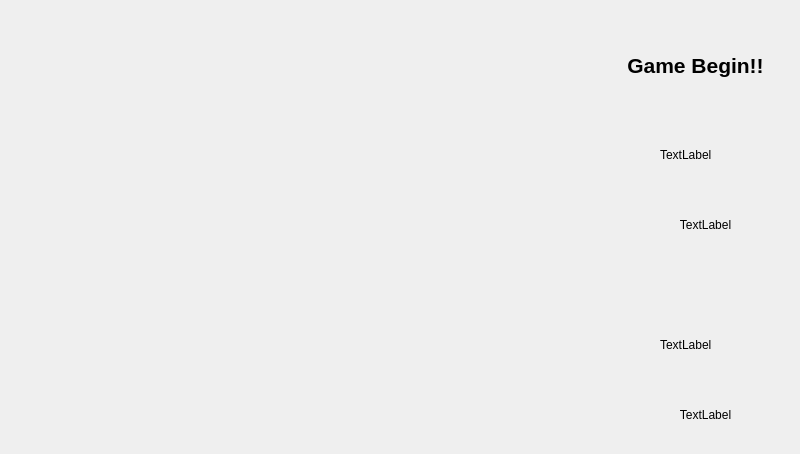
<?xml version="1.0" encoding="UTF-8"?>
<ui version="4.0">
 <class>gamewidget_3</class>
 <widget class="QWidget" name="gamewidget_3">
  <property name="geometry">
   <rect>
    <x>0</x>
    <y>0</y>
    <width>800</width>
    <height>454</height>
   </rect>
  </property>
  <property name="windowTitle">
   <string>Form</string>
  </property>
  <widget class="QLabel" name="label">
   <property name="geometry">
    <rect>
     <x>590</x>
     <y>30</y>
     <width>211</width>
     <height>71</height>
    </rect>
   </property>
   <property name="text">
    <string>&lt;html&gt;&lt;head/&gt;&lt;body&gt;&lt;p align=&quot;center&quot;&gt;&lt;span style=&quot; font-size:16pt; font-weight:600;&quot;&gt;Game Begin!!&lt;/span&gt;&lt;/p&gt;&lt;/body&gt;&lt;/html&gt;</string>
   </property>
  </widget>
  <widget class="QLabel" name="label_6">
   <property name="geometry">
    <rect>
     <x>610</x>
     <y>320</y>
     <width>51</width>
     <height>51</height>
    </rect>
   </property>
   <property name="text">
    <string>&lt;html&gt;&lt;head/&gt;&lt;body&gt;&lt;p align=&quot;center&quot;&gt;&lt;img src=&quot;:/new/image/headright24.png&quot;/&gt;&lt;/p&gt;&lt;/body&gt;&lt;/html&gt;</string>
   </property>
  </widget>
  <widget class="QLabel" name="label_7">
   <property name="geometry">
    <rect>
     <x>610</x>
     <y>130</y>
     <width>51</width>
     <height>51</height>
    </rect>
   </property>
   <property name="text">
    <string>&lt;html&gt;&lt;head/&gt;&lt;body&gt;&lt;p align=&quot;center&quot;&gt;&lt;img src=&quot;:/new/image/headright4.png&quot;/&gt;&lt;/p&gt;&lt;/body&gt;&lt;/html&gt;</string>
   </property>
  </widget>
  <widget class="QLabel" name="label_4">
   <property name="geometry">
    <rect>
     <x>660</x>
     <y>320</y>
     <width>141</width>
     <height>51</height>
    </rect>
   </property>
   <property name="text">
    <string>&lt;html&gt;&lt;head/&gt;&lt;body&gt;&lt;p&gt;TextLabel&lt;/p&gt;&lt;/body&gt;&lt;/html&gt;</string>
   </property>
  </widget>
  <widget class="QLabel" name="label_5">
   <property name="geometry">
    <rect>
     <x>610</x>
     <y>390</y>
     <width>191</width>
     <height>51</height>
    </rect>
   </property>
   <property name="text">
    <string>&lt;html&gt;&lt;head/&gt;&lt;body&gt;&lt;p align=&quot;center&quot;&gt;TextLabel&lt;/p&gt;&lt;/body&gt;&lt;/html&gt;</string>
   </property>
  </widget>
  <widget class="QLabel" name="label_2">
   <property name="geometry">
    <rect>
     <x>660</x>
     <y>130</y>
     <width>141</width>
     <height>51</height>
    </rect>
   </property>
   <property name="text">
    <string>&lt;html&gt;&lt;head/&gt;&lt;body&gt;&lt;p&gt;TextLabel&lt;/p&gt;&lt;/body&gt;&lt;/html&gt;</string>
   </property>
  </widget>
  <widget class="QLabel" name="label_3">
   <property name="geometry">
    <rect>
     <x>610</x>
     <y>200</y>
     <width>191</width>
     <height>51</height>
    </rect>
   </property>
   <property name="text">
    <string>&lt;html&gt;&lt;head/&gt;&lt;body&gt;&lt;p align=&quot;center&quot;&gt;TextLabel&lt;/p&gt;&lt;/body&gt;&lt;/html&gt;</string>
   </property>
  </widget>
 </widget>
 <resources/>
 <connections/>
</ui>
